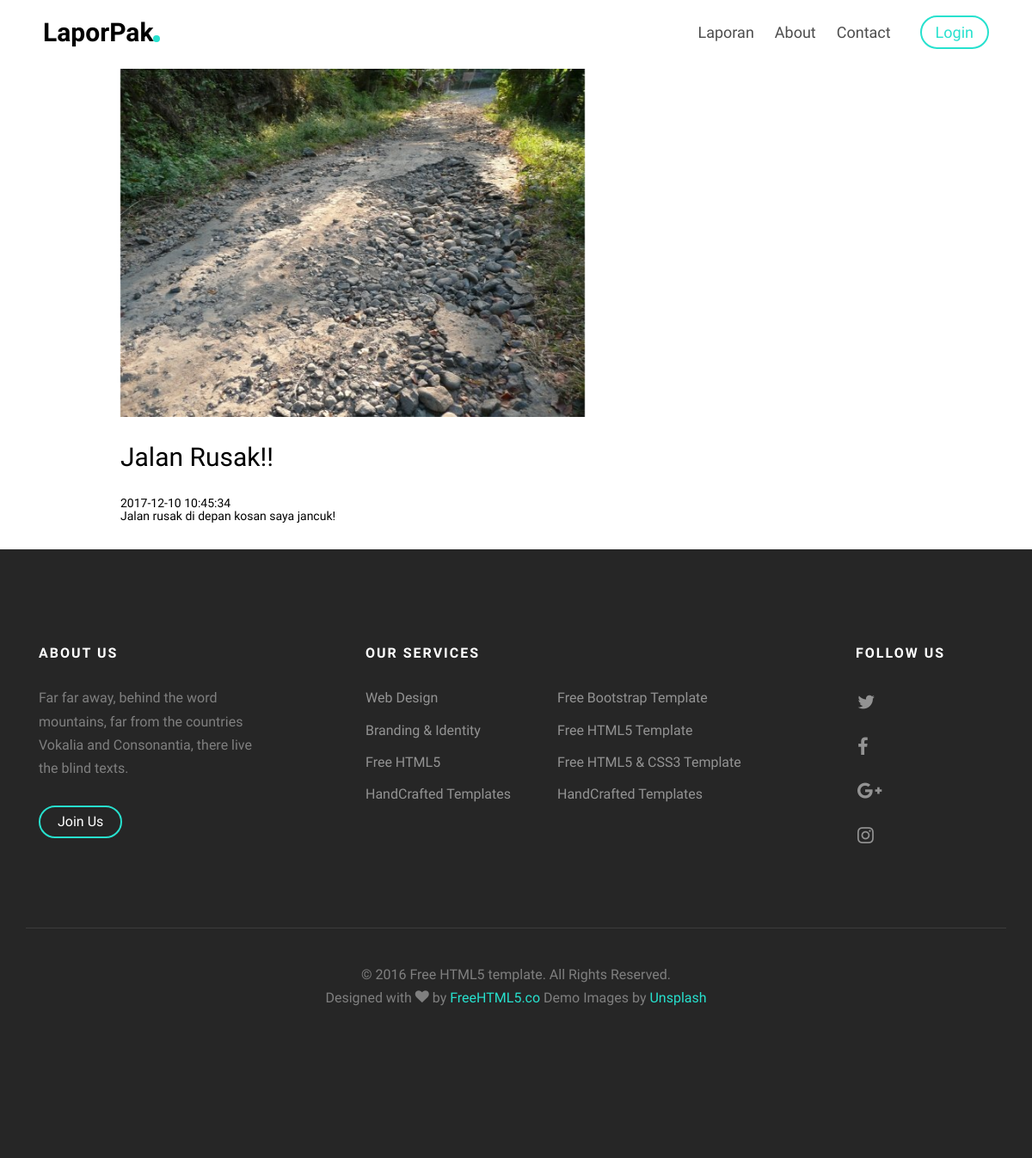
The app's page /detail/index/20 with its own data.
### tables this page shows
CREATE TABLE IF NOT EXISTS `laporan` (
  `id_laporan` int(11) NOT NULL,
  `no_KTP` bigint(16) NOT NULL,
  `topik` text NOT NULL,
  `laporan` text NOT NULL,
  `tanggal` timestamp NULL DEFAULT NULL ON UPDATE CURRENT_TIMESTAMP,
  `foto` varchar(100) NOT NULL,
  `status` int(11) NOT NULL
);

### application/controllers/detail.php (called while the page is built, shortened)
<?php
class Detail extends CI_Controller {
  function __construct(){
    $this->load->library('session');
    $this->load->model('m_detail');
  }
  public function index(){
        $data['details'] = $this->m_detail->ambil('laporan',$this->uri->segment(3));
        $this->load->view('v_detail',$data);
  }
}

### index.php (called while the page is built, shortened)
<?php
require_once BASEPATH.'core/CodeIgniter.php';

### application/models/m_detail.php (called while the page is built, shortened)
<?php
class M_detail extends CI_Model {
  function ambil($table,$id_laporan){
    $where = array('id_laporan'=>$id_laporan);
    return $this->db->get_where($table,$where)->result();
  }
}

### application/views/v_detail.php (the view, shortened to what this page needs)
<!DOCTYPE html>
 <html class="no-js">
	<head>
	<link rel="stylesheet" href="<?php echo base_url()?>assets/home/css/animate.css">
	<link rel="stylesheet" href="<?php echo base_url()?>assets/home/css/icomoon.css">
	<link rel="stylesheet" href="<?php echo base_url()?>assets/home/css/bootstrap.css">
	<link rel="stylesheet" href="<?php echo base_url()?>assets/home/css/flexslider.css">
	<link rel="stylesheet" href="<?php echo base_url()?>assets/home/css/style.css">
	</head>
	<body>
	<div id="fh5co-page">
	<header id="fh5co-header" role="banner">
		<div class="container">
      <div class="header-inner">
				<h1><a href="<?php echo base_url()?>">LaporPak</a></h1>
				<nav role="navigation">
					<ul>
						<li><a href="<?php echo base_url()?>list_laporan">Laporan</a></li>
						<li><a href="#">About</a></li>
						<li><a href="#">Contact</a></li>
						<?php if($this->session->userdata('status') != "login"){ ?>
						<li class="cta"><a href="<?php echo base_url()?>login">Login</a></li>
						<?php }else{ ?>
						<li><a href="<?php echo base_url()?>profile">Profil</a></li>
						<li class="cta"><a href="<?php echo base_url()?>login/logout">Logout</a></li>
						<?php	} ?>
					</ul>
				</nav>
			</div>
		</div>
	</header>
	<div class="container">
    <?php foreach($details as $data){ ?>
			<div class="col-md-6 col-md-push-1 animate-box">
				<figure>
					<img src="<?php echo base_url()?>gambar/<?php echo $data->foto;?>" alt="Free HTML5 Template" class="img-responsive">
				</figure>
			</div>
			<div class="col-md-8 col-md-push-1 animate-box">
				<h2><?php echo $data->topik;?></h2>
        <h5 class="date"><span><?php echo $data->tanggal; ?></span>
				<p><?php echo $data->laporan;?></p>
			</div>
      <?php } ?>
		</div>
	<footer id="fh5co-footer" role="contentinfo">
		<div class="container">
			<div class="col-md-3 col-sm-12 col-sm-push-0 col-xs-12 col-xs-push-0">
				<h3>About Us</h3>
				<p>Far far away, behind the word mountains, far from the countries Vokalia and Consonantia, there live the blind texts. </p>
				<p><a href="#" class="btn btn-primary btn-outline with-arrow btn-sm">Join Us <i class="icon-arrow-right"></i></a></p>
			</div>
			<div class="col-md-6 col-md-push-1 col-sm-12 col-sm-push-0 col-xs-12 col-xs-push-0">
				<h3>Our Services</h3>
				<ul class="float">
					<li><a href="#">Web Design</a></li>
					<li><a href="#">Branding &amp; Identity</a></li>
					<li><a href="#">Free HTML5</a></li>
					<li><a href="#">HandCrafted Templates</a></li>
				</ul>
				<ul class="float">
					<li><a href="#">Free Bootstrap Template</a></li>
					<li><a href="#">Free HTML5 Template</a></li>
					<li><a href="#">Free HTML5 &amp; CSS3 Template</a></li>
					<li><a href="#">HandCrafted Templates</a></li>
				</ul>
			</div>
			<div class="col-md-2 col-md-push-1 col-sm-12 col-sm-push-0 col-xs-12 col-xs-push-0">
				<h3>Follow Us</h3>
				<ul class="fh5co-social">
					<li><a href="#"><i class="icon-twitter"></i></a></li>
					<li><a href="#"><i class="icon-facebook"></i></a></li>
					<li><a href="#"><i class="icon-google-plus"></i></a></li>
					<li><a href="#"><i class="icon-instagram"></i></a></li>
				</ul>
			</div>
			<div class="col-md-12 fh5co-copyright text-center">
				<p>&copy; 2016 Free HTML5 template. All Rights Reserved. <span>Designed with <i class="icon-heart"></i> by <a href="http://freehtml5.co/" target="_blank">FreeHTML5.co</a> Demo Images by <a href="http://unsplash.com/" target="_blank">Unsplash</a></span></p>
			</div>
		</div>
	</footer>
	</div>
	</body>
</html>

### assets/home/css/icomoon.css (style rules this page uses)
[class^="icon-"], [class*=" icon-"] { font-family: 'icomoon' !important; speak: none; font-style: normal; font-weight: normal; font-variant: normal; text-transform: none; line-height: 1; -webkit-font-smoothing: antialiased; -moz-osx-font-smoothing: grayscale; }
.icon-heart:before { content: "\f004"; }
.icon-twitter:before { content: "\f099"; }
.icon-facebook:before { content: "\f09a"; }
.icon-google-plus:before { content: "\f0d5"; }
.icon-instagram:before { content: "\f16d"; }

### records on screen
laporan: foto (picture), topik "Jalan Rusak!!", tanggal "2017-12-10 10:45:34", laporan "Jalan rusak di depan kosan saya jancuk!"
